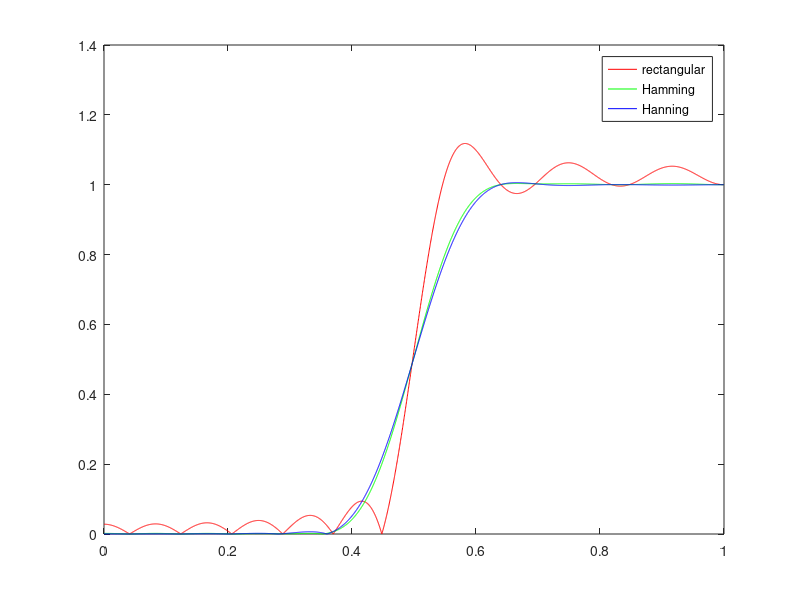
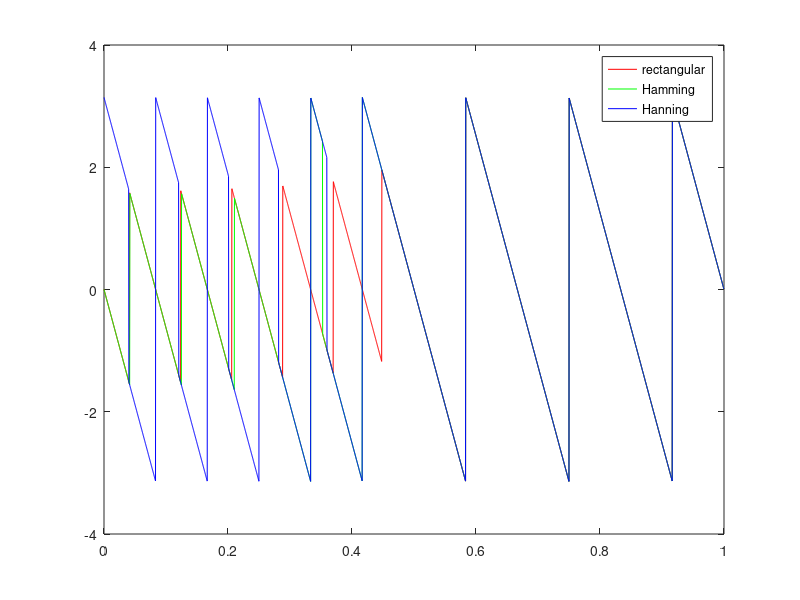

The MATLAB source for these figures, in order:
%High pass filter design using tectgular,hamming and hanning window 
clc
clear all
close all
wc=0.5*pi;
N=25;
a=fir1(N-1,wc/pi,'high',rectwin(N));
a1=fir1(N-1,wc/pi,'high',hamming(N));
a2=fir1(N-1,wc/pi,'high',hanning(N));
w=0:0.001:pi;
h=freqz(a,1,w);
h1=freqz(a1,1,w);
h2=freqz(a2,1,w);
plot(w/pi,abs(h),'r')
hold on
plot(w/pi,abs(h1),'g')
hold on
plot(w/pi,abs(h2),'b')
legend('rectangular','Hamming','Hanning')
figure
plot(w/pi,angle(h),'r')
hold on 
plot(w/pi,angle(h1),'g')
hold on
plot(w/pi,angle(h2),'b')
legend('rectangular','Hamming','Hanning')